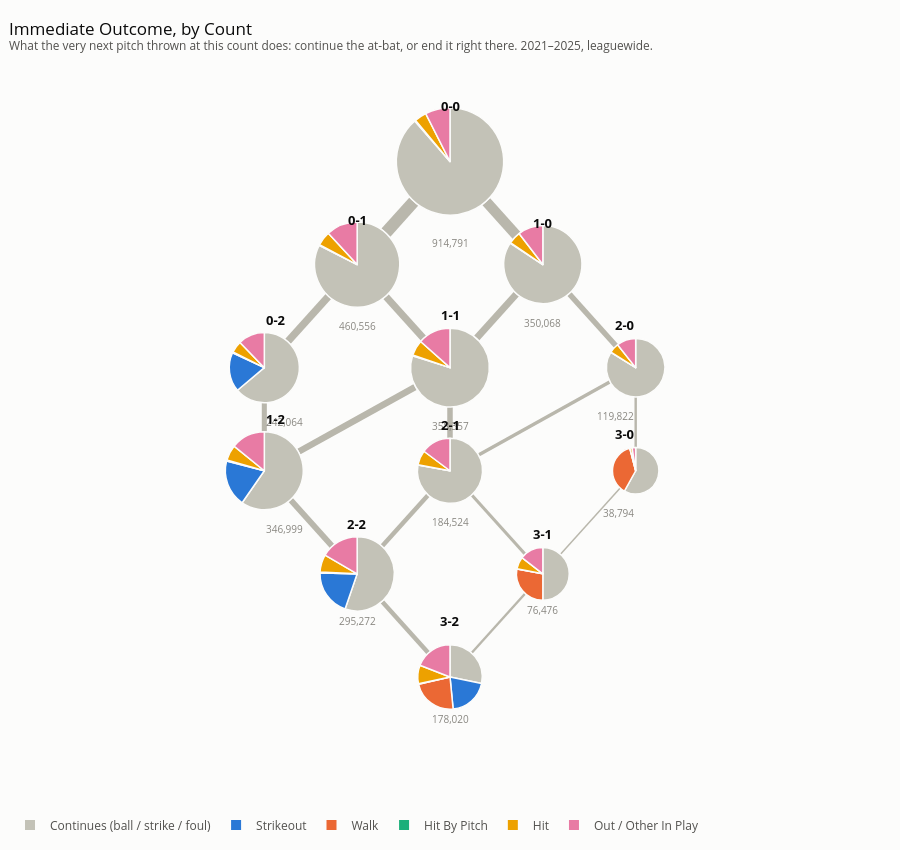

Notebook source saved alongside this figure:
### Markdown cell above
### Immediate Outcome, by Count

### Code cell
IMMEDIATE_CATEGORIES = [
    {"key": "continues", "label": "Continues (ball / strike / foul)"},
    {"key": "strikeout", "label": "Strikeout"},
    {"key": "walk", "label": "Walk"},
    {"key": "hit_by_pitch", "label": "Hit By Pitch"},
    {"key": "hit", "label": "Hit"},
    {"key": "out_or_other", "label": "Out / Other In Play"},
]
RESULTING_CATEGORIES = [c for c in IMMEDIATE_CATEGORIES if c["key"] != "continues"]

fig_immediate = plot_plinko(
    immediate_nodes, immediate_edges, IMMEDIATE_CATEGORIES,
    "Immediate Outcome, by Count",
    "What the very next pitch thrown at this count does: continue the at-bat, or end it right there. 2021\u20132025, leaguewide.",
    "pitches",
)
fig_immediate.show()

### Figure 1 — Plotly figure (JSON) as saved in the notebook; plotly's stock layout.template omitted (floating-point values rounded to 4 significant figures)
{"data": [{"hoverinfo": "text", "hoveron": "points+fills", "line": {"color": "#b9b7ac", "width": 12}, "mode": "lines", "showlegend": false, "text": "0-1 → 0-0 (strike): 460,556 pitches", "type": "scatter", "x": [0.4272, 0.4587], "y": [0.776, 0.8184]}, {"hoverinfo": "text", "hoveron": "points+fills", "line": {"color": "#b9b7ac", "width": 7.317}, "mode": "lines", "showlegend": false, "text": "0-2 → 0-1 (strike): 196,144 pitches", "type": "scatter", "x": [0.316, 0.3618], "y": [0.6263, 0.688]}, {"hoverinfo": "text", "hoveron": "points+fills", "line": {"color": "#b9b7ac", "width": 10.27}, "mode": "lines", "showlegend": false, "text": "1-0 → 0-0 (strike): 350,068 pitches", "type": "scatter", "x": [0.5755, 0.5413], "y": [0.7724, 0.8184]}, {"hoverinfo": "text", "hoveron": "points+fills", "line": {"color": "#b9b7ac", "width": 7.025}, "mode": "lines", "showlegend": false, "text": "1-1 → 0-1 (strike): 183,371 pitches", "type": "scatter", "x": [0.4698, 0.4272], "y": [0.6307, 0.688]}, {"hoverinfo": "text", "hoveron": "points+fills", "line": {"color": "#b9b7ac", "width": 6.828}, "mode": "lines", "showlegend": false, "text": "1-1 → 1-0 (strike): 174,986 pitches", "type": "scatter", "x": [0.5302, 0.5755], "y": [0.6307, 0.6916]}, {"hoverinfo": "text", "hoveron": "points+fills", "line": {"color": "#b9b7ac", "width": 5.067}, "mode": "lines", "showlegend": false, "text": "1-2 → 0-2 (strike): 108,660 pitches", "type": "scatter", "x": [0.289, 0.289], "y": [0.5017, 0.5417]}, {"hoverinfo": "text", "hoveron": "points+fills", "line": {"color": "#b9b7ac", "width": 6.548}, "mode": "lines", "showlegend": false, "text": "1-2 → 1-1 (strike): 163,385 pitches", "type": "scatter", "x": [0.3284, 0.4602], "y": [0.4745, 0.5632]}, {"hoverinfo": "text", "hoveron": "points+fills", "line": {"color": "#b9b7ac", "width": 5.395}, "mode": "lines", "showlegend": false, "text": "2-0 → 1-0 (strike): 119,822 pitches", "type": "scatter", "x": [0.6885, 0.6355], "y": [0.6202, 0.6916]}, {"hoverinfo": "text", "hoveron": "points+fills", "line": {"color": "#b9b7ac", "width": 5.484}, "mode": "lines", "showlegend": false, "text": "2-1 → 1-1 (strike): 122,943 pitches", "type": "scatter", "x": [0.5, 0.5], "y": [0.4929, 0.5358]}, {"hoverinfo": "text", "hoveron": "points+fills", "line": {"color": "#b9b7ac", "width": 3.448}, "mode": "lines", "showlegend": false, "text": "2-1 → 2-0 (strike): 61,581 pitches", "type": "scatter", "x": [0.5329, 0.6814], "y": [0.4702, 0.5701]}, {"hoverinfo": "text", "hoveron": "points+fills", "line": {"color": "#b9b7ac", "width": 5.735}, "mode": "lines", "showlegend": false, "text": "2-2 → 1-2 (strike): 131,948 pitches", "type": "scatter", "x": [0.366, 0.3189], "y": [0.3444, 0.4077]}, {"hoverinfo": "text", "hoveron": "points+fills", "line": {"color": "#b9b7ac", "width": 4.463}, "mode": "lines", "showlegend": false, "text": "2-2 → 2-1 (strike): 89,553 pitches", "type": "scatter", "x": [0.423, 0.475], "y": [0.3444, 0.4143]}, {"hoverinfo": "text", "hoveron": "points+fills", "line": {"color": "#b9b7ac", "width": 2.431}, "mode": "lines", "showlegend": false, "text": "3-0 → 2-0 (strike): 38,794 pitches", "type": "scatter", "x": [0.711, 0.711], "y": [0.48, 0.5497]}, {"hoverinfo": "text", "hoveron": "points+fills", "line": {"color": "#b9b7ac", "width": 3.133}, "mode": "lines", "showlegend": false, "text": "3-1 → 2-1 (strike): 53,950 pitches", "type": "scatter", "x": [0.5852, 0.525], "y": [0.3333, 0.4143]}, {"hoverinfo": "text", "hoveron": "points+fills", "line": {"color": "#b9b7ac", "width": 1.5}, "mode": "lines", "showlegend": false, "text": "3-1 → 3-0 (strike): 22,525 pitches", "type": "scatter", "x": [0.6258, 0.6932], "y": [0.3333, 0.424]}, {"hoverinfo": "text", "hoveron": "points+fills", "line": {"color": "#b9b7ac", "width": 4.459}, "mode": "lines", "showlegend": false, "text": "3-2 → 2-2 (strike): 89,421 pitches", "type": "scatter", "x": [0.4752, 0.423], "y": [0.1974, 0.2676]}, {"hoverinfo": "text", "hoveron": "points+fills", "line": {"color": "#b9b7ac", "width": 2.403}, "mode": "lines", "showlegend": false, "text": "3-2 → 3-1 (strike): 38,241 pitches", "type": "scatter", "x": [0.5248, 0.5852], "y": [0.1974, 0.2787]}, {"customdata": [914791, 914791, 914791, 914791], "direction": "clockwise", "domain": {"x": [0.4375, 0.5625], "y": [0.8, 0.948]}, "hovertemplate": "<b>%{label}</b><br>%{percent}<br>%{value:,} of %{customdata:,} pitches at 0-0<extra></extra>", "labels": ["Continues (ball / strike / foul)", "Hit By Pitch", "Hit", "Out / Other In Play"], "marker": {"colors": ["#c3c2b7", "#1baf7a", "#eda100", "#e87ba4"], "line": {"color": "#fcfcfb", "width": 1.5}}, "rotation": 0, "showlegend": false, "sort": false, "textinfo": "none", "type": "pie", "values": [810769, 2276, 33521, 68225]}, {"customdata": [460556, 460556, 460556, 460556], "direction": "clockwise", "domain": {"x": [0.345, 0.444], "y": [0.6734, 0.7906]}, "hovertemplate": "<b>%{label}</b><br>%{percent}<br>%{value:,} of %{customdata:,} pitches at 0-1<extra></extra>", "labels": ["Continues (ball / strike / foul)", "Hit By Pitch", "Hit", "Out / Other In Play"], "marker": {"colors": ["#c3c2b7", "#1baf7a", "#eda100", "#e87ba4"], "line": {"color": "#fcfcfb", "width": 1.5}}, "rotation": 0, "showlegend": false, "sort": false, "textinfo": "none", "type": "pie", "values": [379590, 1390, 25035, 54541]}, {"customdata": [242064, 242064, 242064, 242064, 242064], "direction": "clockwise", "domain": {"x": [0.2482, 0.3298], "y": [0.5417, 0.6383]}, "hovertemplate": "<b>%{label}</b><br>%{percent}<br>%{value:,} of %{customdata:,} pitches at 0-2<extra></extra>", "labels": ["Continues (ball / strike / foul)", "Strikeout", "Hit By Pitch", "Hit", "Out / Other In Play"], "marker": {"colors": ["#c3c2b7", "#2a78d6", "#1baf7a", "#eda100", "#e87ba4"], "line": {"color": "#fcfcfb", "width": 1.5}}, "rotation": 0, "showlegend": false, "sort": false, "textinfo": "none", "type": "pie", "values": [154626, 43792, 1033, 13066, 29547]}, {"customdata": [350068, 350068, 350068, 350068], "direction": "clockwise", "domain": {"x": [0.56, 0.651], "y": [0.6782, 0.7858]}, "hovertemplate": "<b>%{label}</b><br>%{percent}<br>%{value:,} of %{customdata:,} pitches at 1-0<extra></extra>", "labels": ["Continues (ball / strike / foul)", "Hit By Pitch", "Hit", "Out / Other In Play"], "marker": {"colors": ["#c3c2b7", "#1baf7a", "#eda100", "#e87ba4"], "line": {"color": "#fcfcfb", "width": 1.5}}, "rotation": 0, "showlegend": false, "sort": false, "textinfo": "none", "type": "pie", "values": [294866, 694, 18074, 36434]}, {"customdata": [358357, 358357, 358357, 358357], "direction": "clockwise", "domain": {"x": [0.4542, 0.5458], "y": [0.5358, 0.6442]}, "hovertemplate": "<b>%{label}</b><br>%{percent}<br>%{value:,} of %{customdata:,} pitches at 1-1<extra></extra>", "labels": ["Continues (ball / strike / foul)", "Hit By Pitch", "Hit", "Out / Other In Play"], "marker": {"colors": ["#c3c2b7", "#1baf7a", "#eda100", "#e87ba4"], "line": {"color": "#fcfcfb", "width": 1.5}}, "rotation": 0, "showlegend": false, "sort": false, "textinfo": "none", "type": "pie", "values": [286393, 980, 22917, 48067]}, {"customdata": [346999, 346999, 346999, 346999, 346999], "direction": "clockwise", "domain": {"x": [0.2437, 0.3343], "y": [0.3943, 0.5017]}, "hovertemplate": "<b>%{label}</b><br>%{percent}<br>%{value:,} of %{customdata:,} pitches at 1-2<extra></extra>", "labels": ["Continues (ball / strike / foul)", "Strikeout", "Hit By Pitch", "Hit", "Out / Other In Play"], "marker": {"colors": ["#c3c2b7", "#2a78d6", "#1baf7a", "#eda100", "#e87ba4"], "line": {"color": "#fcfcfb", "width": 1.5}}, "rotation": 0, "showlegend": false, "sort": false, "textinfo": "none", "type": "pie", "values": [206935, 67379, 1420, 22140, 49125]}, {"customdata": [119822, 119822, 119822, 119822], "direction": "clockwise", "domain": {"x": [0.677, 0.745], "y": [0.5497, 0.6303]}, "hovertemplate": "<b>%{label}</b><br>%{percent}<br>%{value:,} of %{customdata:,} pitches at 2-0<extra></extra>", "labels": ["Continues (ball / strike / foul)", "Hit By Pitch", "Hit", "Out / Other In Play"], "marker": {"colors": ["#c3c2b7", "#1baf7a", "#eda100", "#e87ba4"], "line": {"color": "#fcfcfb", "width": 1.5}}, "rotation": 0, "showlegend": false, "sort": false, "textinfo": "none", "type": "pie", "values": [100393, 211, 6475, 12743]}, {"customdata": [184524, 184524, 184524, 184524], "direction": "clockwise", "domain": {"x": [0.4621, 0.5379], "y": [0.4031, 0.4929]}, "hovertemplate": "<b>%{label}</b><br>%{percent}<br>%{value:,} of %{customdata:,} pitches at 2-1<extra></extra>", "labels": ["Continues (ball / strike / foul)", "Hit By Pitch", "Hit", "Out / Other In Play"], "marker": {"colors": ["#c3c2b7", "#1baf7a", "#eda100", "#e87ba4"], "line": {"color": "#fcfcfb", "width": 1.5}}, "rotation": 0, "showlegend": false, "sort": false, "textinfo": "none", "type": "pie", "values": [143528, 403, 13339, 27254]}, {"customdata": [295272, 295272, 295272, 295272, 295272, 295272], "direction": "clockwise", "domain": {"x": [0.3513, 0.4377], "y": [0.2548, 0.3572]}, "hovertemplate": "<b>%{label}</b><br>%{percent}<br>%{value:,} of %{customdata:,} pitches at 2-2<extra></extra>", "labels": ["Continues (ball / strike / foul)", "Strikeout", "Walk", "Hit By Pitch", "Hit", "Out / Other In Play"], "marker": {"colors": ["#c3c2b7", "#2a78d6", "#eb6834", "#1baf7a", "#eda100", "#e87ba4"], "line": {"color": "#fcfcfb", "width": 1.5}}, "rotation": 0, "showlegend": false, "sort": false, "textinfo": "none", "type": "pie", "values": [163208, 59466, 5, 1157, 22408, 49028]}, {"customdata": [38794, 38794, 38794, 38794, 38794], "direction": "clockwise", "domain": {"x": [0.684, 0.738], "y": [0.416, 0.48]}, "hovertemplate": "<b>%{label}</b><br>%{percent}<br>%{value:,} of %{customdata:,} pitches at 3-0<extra></extra>", "labels": ["Continues (ball / strike / foul)", "Walk", "Hit By Pitch", "Hit", "Out / Other In Play"], "marker": {"colors": ["#c3c2b7", "#eb6834", "#1baf7a", "#eda100", "#e87ba4"], "line": {"color": "#fcfcfb", "width": 1.5}}, "rotation": 0, "showlegend": false, "sort": false, "textinfo": "none", "type": "pie", "values": [22526, 14687, 37, 595, 949]}, {"customdata": [76476, 76476, 76476, 76476, 76476], "direction": "clockwise", "domain": {"x": [0.5748, 0.6362], "y": [0.2696, 0.3424]}, "hovertemplate": "<b>%{label}</b><br>%{percent}<br>%{value:,} of %{customdata:,} pitches at 3-1<extra></extra>", "labels": ["Continues (ball / strike / foul)", "Walk", "Hit By Pitch", "Hit", "Out / Other In Play"], "marker": {"colors": ["#c3c2b7", "#eb6834", "#1baf7a", "#eda100", "#e87ba4"], "line": {"color": "#fcfcfb", "width": 1.5}}, "rotation": 0, "showlegend": false, "sort": false, "textinfo": "none", "type": "pie", "values": [38244, 21315, 121, 5677, 11119]}, {"customdata": [178020, 178020, 178020, 178020, 178020, 178020], "direction": "clockwise", "domain": {"x": [0.4625, 0.5375], "y": [0.1196, 0.2084]}, "hovertemplate": "<b>%{label}</b><br>%{percent}<br>%{value:,} of %{customdata:,} pitches at 3-2<extra></extra>", "labels": ["Continues (ball / strike / foul)", "Strikeout", "Walk", "Hit By Pitch", "Hit", "Out / Other In Play"], "marker": {"colors": ["#c3c2b7", "#2a78d6", "#eb6834", "#1baf7a", "#eda100", "#e87ba4"], "line": {"color": "#fcfcfb", "width": 1.5}}, "rotation": 0, "showlegend": false, "sort": false, "textinfo": "none", "type": "pie", "values": [50361, 35900, 40708, 488, 16609, 33954]}, {"marker": {"color": "#c3c2b7", "size": 10, "symbol": "square"}, "mode": "markers", "name": "Continues (ball / strike / foul)", "showlegend": true, "type": "scatter", "x": [null], "y": [null]}, {"marker": {"color": "#2a78d6", "size": 10, "symbol": "square"}, "mode": "markers", "name": "Strikeout", "showlegend": true, "type": "scatter", "x": [null], "y": [null]}, {"marker": {"color": "#eb6834", "size": 10, "symbol": "square"}, "mode": "markers", "name": "Walk", "showlegend": true, "type": "scatter", "x": [null], "y": [null]}, {"marker": {"color": "#1baf7a", "size": 10, "symbol": "square"}, "mode": "markers", "name": "Hit By Pitch", "showlegend": true, "type": "scatter", "x": [null], "y": [null]}, {"marker": {"color": "#eda100", "size": 10, "symbol": "square"}, "mode": "markers", "name": "Hit", "showlegend": true, "type": "scatter", "x": [null], "y": [null]}, {"marker": {"color": "#e87ba4", "size": 10, "symbol": "square"}, "mode": "markers", "name": "Out / Other In Play", "showlegend": true, "type": "scatter", "x": [null], "y": [null]}], "layout": {"annotations": [{"font": {"color": "#0b0b0b", "size": 13}, "showarrow": false, "text": "<b>0-0</b>", "x": 0.5, "xref": "paper", "y": 0.966, "yref": "paper"}, {"font": {"color": "#898781", "size": 10}, "showarrow": false, "text": "914,791", "x": 0.5, "xref": "paper", "y": 0.774, "yref": "paper"}, {"font": {"color": "#0b0b0b", "size": 13}, "showarrow": false, "text": "<b>0-1</b>", "x": 0.3945, "xref": "paper", "y": 0.8086, "yref": "paper"}, {"font": {"color": "#898781", "size": 10}, "showarrow": false, "text": "460,556", "x": 0.3945, "xref": "paper", "y": 0.6474, "yref": "paper"}, {"font": {"color": "#0b0b0b", "size": 13}, "showarrow": false, "text": "<b>0-2</b>", "x": 0.289, "xref": "paper", "y": 0.6563, "yref": "paper"}, {"font": {"color": "#898781", "size": 10}, "showarrow": false, "text": "242,064", "x": 0.289, "xref": "paper", "y": 0.5157, "yref": "paper"}, {"font": {"color": "#0b0b0b", "size": 13}, "showarrow": false, "text": "<b>1-0</b>", "x": 0.6055, "xref": "paper", "y": 0.8038, "yref": "paper"}, {"font": {"color": "#898781", "size": 10}, "showarrow": false, "text": "350,068", "x": 0.6055, "xref": "paper", "y": 0.6522, "yref": "paper"}, {"font": {"color": "#0b0b0b", "size": 13}, "showarrow": false, "text": "<b>1-1</b>", "x": 0.5, "xref": "paper", "y": 0.6622, "yref": "paper"}, {"font": {"color": "#898781", "size": 10}, "showarrow": false, "text": "358,357", "x": 0.5, "xref": "paper", "y": 0.5098, "yref": "paper"}, {"font": {"color": "#0b0b0b", "size": 13}, "showarrow": false, "text": "<b>1-2</b>", "x": 0.289, "xref": "paper", "y": 0.5197, "yref": "paper"}, {"font": {"color": "#898781", "size": 10}, "showarrow": false, "text": "346,999", "x": 0.289, "xref": "paper", "y": 0.3683, "yref": "paper"}, {"font": {"color": "#0b0b0b", "size": 13}, "showarrow": false, "text": "<b>2-0</b>", "x": 0.711, "xref": "paper", "y": 0.6483, "yref": "paper"}, {"font": {"color": "#898781", "size": 10}, "showarrow": false, "text": "119,822", "x": 0.711, "xref": "paper", "y": 0.5237, "yref": "paper"}, {"font": {"color": "#0b0b0b", "size": 13}, "showarrow": false, "text": "<b>2-1</b>", "x": 0.5, "xref": "paper", "y": 0.5109, "yref": "paper"}, {"font": {"color": "#898781", "size": 10}, "showarrow": false, "text": "184,524", "x": 0.5, "xref": "paper", "y": 0.3771, "yref": "paper"}, {"font": {"color": "#0b0b0b", "size": 13}, "showarrow": false, "text": "<b>2-2</b>", "x": 0.3945, "xref": "paper", "y": 0.3752, "yref": "paper"}, {"font": {"color": "#898781", "size": 10}, "showarrow": false, "text": "295,272", "x": 0.3945, "xref": "paper", "y": 0.2288, "yref": "paper"}, {"font": {"color": "#0b0b0b", "size": 13}, "showarrow": false, "text": "<b>3-0</b>", "x": 0.711, "xref": "paper", "y": 0.498, "yref": "paper"}, {"font": {"color": "#898781", "size": 10}, "showarrow": false, "text": "38,794", "x": 0.711, "xref": "paper", "y": 0.39, "yref": "paper"}, {"font": {"color": "#0b0b0b", "size": 13}, "showarrow": false, "text": "<b>3-1</b>", "x": 0.6055, "xref": "paper", "y": 0.3604, "yref": "paper"}, {"font": {"color": "#898781", "size": 10}, "showarrow": false, "text": "76,476", "x": 0.6055, "xref": "paper", "y": 0.2436, "yref": "paper"}, {"font": {"color": "#0b0b0b", "size": 13}, "showarrow": false, "text": "<b>3-2</b>", "x": 0.5, "xref": "paper", "y": 0.2264, "yref": "paper"}, {"font": {"color": "#898781", "size": 10}, "showarrow": false, "text": "178,020", "x": 0.5, "xref": "paper", "y": 0.09356, "yref": "paper"}], "height": 850, "hoverlabel": {"bgcolor": "#0b0b0b", "font": {"color": "white", "size": 12}}, "legend": {"font": {"color": "#52514e", "size": 12}, "orientation": "h", "x": 0, "xanchor": "left", "y": -0.06, "yanchor": "bottom"}, "margin": {"b": 10, "l": 10, "r": 10, "t": 70}, "paper_bgcolor": "#fcfcfb", "plot_bgcolor": "#fcfcfb", "title": {"font": {"color": "#0b0b0b", "size": 17}, "text": "Immediate Outcome, by Count<br><sup style='color:#52514e'>What the very next pitch thrown at this count does: continue the at-bat, or end it right there. 2021–2025, leaguewide.</sup>", "x": 0.01, "xanchor": "left"}, "width": 900, "xaxis": {"fixedrange": true, "range": [0, 1], "visible": false}, "yaxis": {"fixedrange": true, "range": [0, 1], "visible": false}}}
